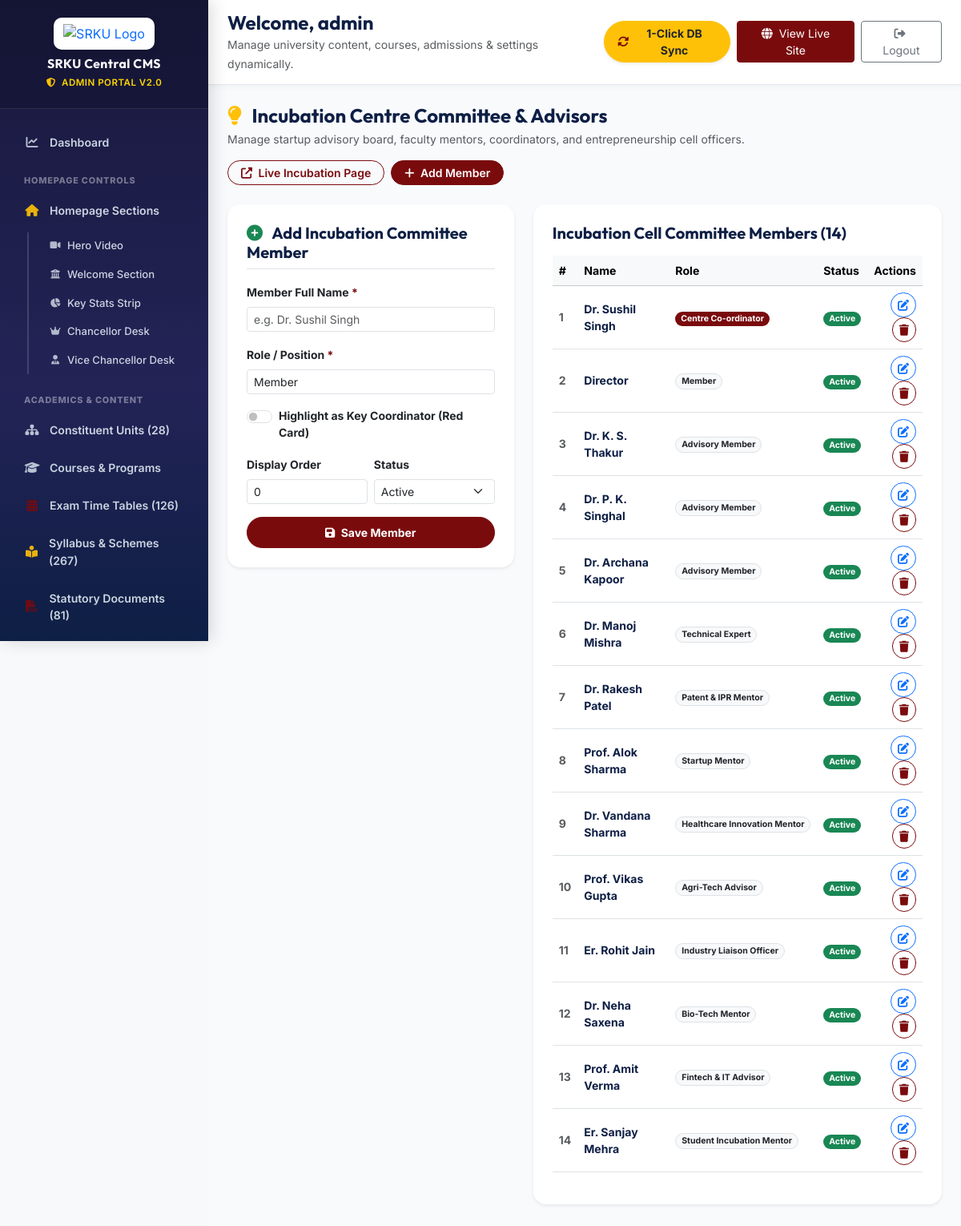
The app's page /admin/manage_incubation.php (signed in) with its own data.
### tables this page shows
CREATE TABLE `incubation_members` (
  `id` int(11) NOT NULL AUTO_INCREMENT,
  `name` varchar(150) NOT NULL,
  `role` varchar(150) NOT NULL,
  `highlight` tinyint(1) DEFAULT 0,
  `sort_order` int(11) DEFAULT 0,
  `status` enum('active','inactive') DEFAULT 'active',
  `created_at` timestamp NOT NULL DEFAULT current_timestamp(),
  PRIMARY KEY (`id`)
);

### admin/manage_incubation.php (the view, shortened to what this page needs)
<?php
require_once __DIR__ . '/header.php';
$pdo = getDBConnection();
$editItem = null;
$members = [];
try {
    $stmt = $pdo->query("SELECT * FROM incubation_members ORDER BY sort_order ASC, id ASC");
    $members = $stmt->fetchAll();
} catch (Exception $e) {
    $error = 'Unable to fetch incubation members: ' . $e->getMessage();
}
?>
<div class="d-flex flex-wrap justify-content-between align-items-center mb-4 gap-3">
    <div>
        <h3 class="h4 fw-bold text-navy mb-1"><i class="fas fa-lightbulb text-warning me-2"></i> Incubation Centre Committee &amp; Advisors</h3>
        <p class="text-muted small mb-0">Manage startup advisory board, faculty mentors, coordinators, and entrepreneurship cell officers.</p>
    </div>
    <div class="d-flex gap-2">
        <a href="<?php echo BASE_URL; ?>incubation-center.php" target="_blank" class="btn btn-outline-danger btn-sm rounded-pill fw-semibold px-3">
            <i class="fas fa-external-link-alt me-1"></i> Live Incubation Page
        </a>
        <a href="manage_incubation.php#entry-form" class="btn btn-danger btn-sm rounded-pill fw-semibold px-3">
            <i class="fas fa-plus me-1"></i> Add Member
        </a>
    </div>
</div>
<div class="row g-4 mb-5">
    <div class="col-12 col-lg-5" id="entry-form">
        <div class="card border-0 shadow-sm rounded-4 p-4 sticky-lg-top" style="top: 80px; z-index: 10;">
            <div class="d-flex justify-content-between align-items-center mb-3 pb-2 border-bottom">
                <h5 class="fw-bold text-navy mb-0">
                    <i class="fas <?php echo $editItem ? 'fa-edit text-primary' : 'fa-plus-circle text-success'; ?> me-2"></i>
                    <?php echo $editItem ? 'Edit Incubation Member' : 'Add Incubation Committee Member'; ?>
                </h5>
            </div>
            <form action="manage_incubation.php" method="POST">
                <div class="mb-3">
                    <label class="form-label fw-bold small text-dark">Member Full Name <span class="text-danger">*</span></label>
                    <input type="text" name="name" class="form-control form-control-sm" required
                           value="<?php echo htmlspecialchars($editItem['name'] ?? ''); ?>"
                           placeholder="e.g. Dr. Sushil Singh">
                </div>
                <div class="mb-3">
                    <label class="form-label fw-bold small text-dark">Role / Position <span class="text-danger">*</span></label>
                    <input type="text" name="role" class="form-control form-control-sm" required
                           value="<?php echo htmlspecialchars($editItem['role'] ?? 'Member'); ?>"
                           placeholder="e.g. Centre Co-ordinator, Member">
                </div>
                <div class="mb-3">
                    <div class="form-check form-switch">
                        <input class="form-check-input" type="checkbox" name="highlight" id="highlightCheck" <?php echo !empty($editItem['highlight']) ? 'checked' : ''; ?>>
                        <label class="form-check-label fw-bold small text-dark" for="highlightCheck">Highlight as Key Coordinator (Red Card)</label>
                    </div>
                </div>
                <div class="row g-2 mb-3">
                    <div class="col-md-6">
                        <label class="form-label fw-bold small text-dark">Display Order</label>
                        <input type="number" name="sort_order" class="form-control form-control-sm"
                               value="<?php echo htmlspecialchars($editItem['sort_order'] ?? 0); ?>">
                    </div>
                    <div class="col-md-6">
                        <label class="form-label fw-bold small text-dark">Status</label>
                        <select name="status" class="form-select form-select-sm">
                            <option value="active" <?php echo (($editItem['status'] ?? 'active') === 'active') ? 'selected' : ''; ?>>Active</option>
                        </select>
                    </div>
                </div>
                <button type="submit" name="save_incubation_member" class="btn btn-danger btn-sm w-100 rounded-pill py-2 fw-bold">
                    <i class="fas fa-save me-1"></i> <?php echo $editItem ? 'Update Member' : 'Save Member'; ?>
                </button>
            </form>
        </div>
    </div>
    <div class="col-12 col-lg-7">
        <div class="card border-0 shadow-sm rounded-4 p-4">
            <h5 class="fw-bold text-navy mb-3">Incubation Cell Committee Members (<?php echo count($members); ?>)</h5>
            <div class="table-responsive">
                <table class="table table-hover align-middle mb-0" style="font-size: 0.88rem;">
                    <thead class="table-light">
                        <tr>
                            <th style="width: 5%;">#</th>
                            <th style="width: 45%;">Name</th>
                            <th style="width: 25%;">Role</th>
                            <th style="width: 10%;">Status</th>
                            <th style="width: 15%;" class="text-end">Actions</th>
                        </tr>
                    </thead>
                    <tbody>
                        <?php if (empty($members)): ?>
                            <tr>
                                <td colspan="5" class="text-center py-4 text-muted">
                                    No members found.
                                </td>
                            </tr>
                        <?php else: ?>
                            <?php foreach ($members as $idx => $m): ?>
                                <tr>
                                    <td class="text-muted fw-bold"><?php echo $m['sort_order'] ?: ($idx + 1); ?></td>
                                    <td>
                                        <div class="fw-bold text-navy"><?php echo htmlspecialchars($m['name']); ?></div>
                                    </td>
                                    <td>
                                        <span class="badge <?php echo !empty($m['highlight']) ? 'bg-danger' : 'bg-light text-dark border'; ?> rounded-pill">
                                            <?php echo htmlspecialchars($m['role']); ?>
                                        </span>
                                    </td>
                                    <td>
                                        <a href="manage_incubation.php?action=toggle&id=<?php echo $m['id']; ?>" class="badge rounded-pill text-decoration-none <?php echo $m['status'] === 'active' ? 'bg-success' : 'bg-secondary'; ?>">
                                            <?php echo ucfirst($m['status']); ?>
                                        </a>
                                    </td>
                                    <td class="text-end">
                                        <a href="manage_incubation.php?action=edit&id=<?php echo $m['id']; ?>#entry-form" class="btn btn-sm btn-outline-primary rounded-pill px-2 py-1" title="Edit">
                                            <i class="fas fa-edit"></i>
                                        </a>
                                        <a href="manage_incubation.php?action=delete&id=<?php echo $m['id']; ?>" class="btn btn-sm btn-outline-danger rounded-pill px-2 py-1 ms-1" onclick="return confirm('Are you sure you want to delete this member?');" title="Delete">
                                            <i class="fas fa-trash"></i>
                                        </a>
                                    </td>
                                </tr>
                            <?php endforeach; ?>
                        <?php endif; ?>
                    </tbody>
                </table>
            </div>
        </div>
    </div>
</div>
<?php require_once __DIR__ . '/footer.php'; ?>

### records on screen
incubation_members: $m['sort_order'] ?: ($idx + 1) "1", name "Dr. Sushil Singh", role "Centre Co-ordinator", status "Active"
incubation_members: $m['sort_order'] ?: ($idx + 1) "2", name "Director", role "Member", status "Active"
incubation_members: $m['sort_order'] ?: ($idx + 1) "3", name "Dr. K. S. Thakur", role "Advisory Member", status "Active"
incubation_members: $m['sort_order'] ?: ($idx + 1) "4", name "Dr. P. K. Singhal", role "Advisory Member", status "Active"
incubation_members: $m['sort_order'] ?: ($idx + 1) "5", name "Dr. Archana Kapoor", role "Advisory Member", status "Active"
incubation_members: $m['sort_order'] ?: ($idx + 1) "6", name "Dr. Manoj Mishra", role "Technical Expert", status "Active"
incubation_members: $m['sort_order'] ?: ($idx + 1) "7", name "Dr. Rakesh Patel", role "Patent & IPR Mentor", status "Active"
incubation_members: $m['sort_order'] ?: ($idx + 1) "8", name "Prof. Alok Sharma", role "Startup Mentor", status "Active"
incubation_members: $m['sort_order'] ?: ($idx + 1) "9", name "Dr. Vandana Sharma", role "Healthcare Innovation Mentor", status "Active"
incubation_members: $m['sort_order'] ?: ($idx + 1) "10", name "Prof. Vikas Gupta", role "Agri-Tech Advisor", status "Active"
incubation_members: $m['sort_order'] ?: ($idx + 1) "11", name "Er. Rohit Jain", role "Industry Liaison Officer", status "Active"
incubation_members: $m['sort_order'] ?: ($idx + 1) "12", name "Dr. Neha Saxena", role "Bio-Tech Mentor", status "Active"
incubation_members: $m['sort_order'] ?: ($idx + 1) "13", name "Prof. Amit Verma", role "Fintech & IT Advisor", status "Active"
incubation_members: $m['sort_order'] ?: ($idx + 1) "14", name "Er. Sanjay Mehra", role "Student Incubation Mentor", status "Active"

### other values on screen
$deptsCountBadge "28"
$timetablesCountBadge "126"
$syllabusCountBadge "267"
$documentsCountBadge "81"
$_SESSION['admin_user'] "admin"
count($members) "14"
